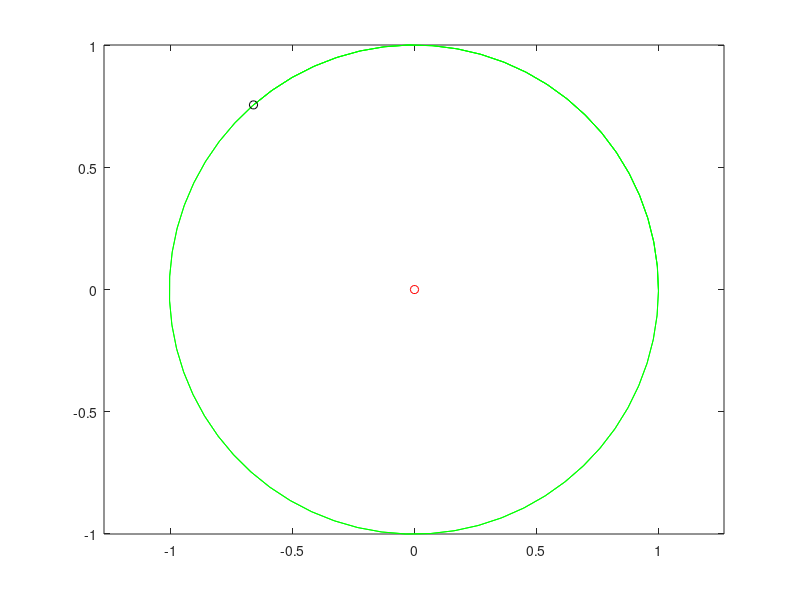

The MATLAB script that drew this image:
clear

h = 0.1; %timestep, period is 2pi
pos = [1 0];
vel = [0 1];
steps = 150;
skip = ceil(steps/100);

for i=1:steps
    x(i) = pos(1);
    y(i) = pos(2);
    
    if rem(i,skip)==0
        plot(x,y,'g-', pos(1), pos(2), 'ko', 0, 0,'ro')
        axis equal
        drawnow %creates the animation
    end
    
    r = norm(pos);
    acc =  - 1 / r^2 * pos / r;

    % Here goes the integrator - Midpoint Method
    %pos = pos + h*vel + 0.5*h^2*acc;
    %vel = vel + h*acc;

    % Next Method - Verlet Method
    if i==1 
        next = pos + h*vel + 0.5*h^2*acc; % Midpoint
    else
        next = 2*pos - prev + h^2*acc; % Verlet
    end
    prev = pos;
    pos = next;

end
